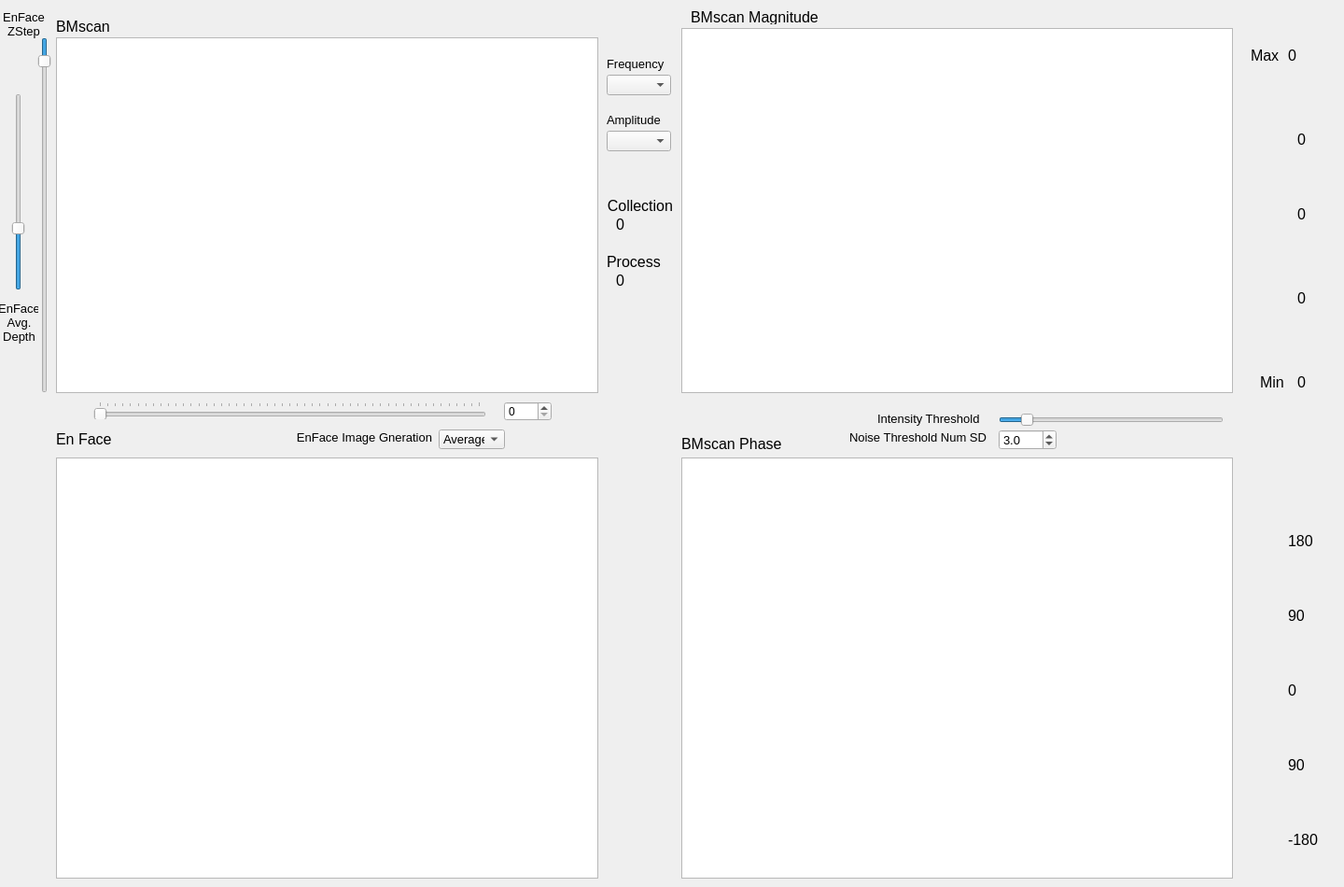
        <widget class="QWidget" name="tab">
         <attribute name="title">
          <string>Mscan Vol</string>
         </attribute>
         <widget class="QLabel" name="label_59">
          <property name="geometry">
           <rect>
            <x>740</x>
            <y>10</y>
            <width>141</width>
            <height>16</height>
           </rect>
          </property>
          <property name="font">
           <font>
            <pointsize>12</pointsize>
           </font>
          </property>
          <property name="text">
           <string>BMscan Magnitude</string>
          </property>
         </widget>
         <widget class="ROIImageGraphicsView" name="mscan_img_mag_roi_gv">
          <property name="geometry">
           <rect>
            <x>730</x>
            <y>30</y>
            <width>591</width>
            <height>391</height>
           </rect>
          </property>
         </widget>
         <widget class="ROIImageGraphicsView" name="mscan_img_vol_roi_gv">
          <property name="geometry">
           <rect>
            <x>60</x>
            <y>40</y>
            <width>581</width>
            <height>381</height>
           </rect>
          </property>
         </widget>
         <widget class="QLabel" name="label_61">
          <property name="geometry">
           <rect>
            <x>60</x>
            <y>20</y>
            <width>71</width>
            <height>16</height>
           </rect>
          </property>
          <property name="font">
           <font>
            <pointsize>12</pointsize>
           </font>
          </property>
          <property name="text">
           <string>BMscan</string>
          </property>
         </widget>
         <widget class="ROIImageGraphicsView" name="mscan_img_phase_roi_gv">
          <property name="geometry">
           <rect>
            <x>730</x>
            <y>490</y>
            <width>591</width>
            <height>451</height>
           </rect>
          </property>
         </widget>
         <widget class="QLabel" name="label_64">
          <property name="geometry">
           <rect>
            <x>730</x>
            <y>460</y>
            <width>131</width>
            <height>31</height>
           </rect>
          </property>
          <property name="font">
           <font>
            <pointsize>12</pointsize>
           </font>
          </property>
          <property name="text">
           <string>BMscan Phase</string>
          </property>
         </widget>
         <widget class="QSlider" name="mscan_intensityThresh_slider">
          <property name="geometry">
           <rect>
            <x>1070</x>
            <y>440</y>
            <width>241</width>
            <height>19</height>
           </rect>
          </property>
          <property name="maximum">
           <number>100</number>
          </property>
          <property name="value">
           <number>10</number>
          </property>
          <property name="orientation">
           <enum>Qt::Horizontal</enum>
          </property>
         </widget>
         <widget class="QLabel" name="label_6">
          <property name="geometry">
           <rect>
            <x>940</x>
            <y>440</y>
            <width>151</width>
            <height>16</height>
           </rect>
          </property>
          <property name="font">
           <font>
            <pointsize>10</pointsize>
           </font>
          </property>
          <property name="text">
           <string>Intensity Threshold</string>
          </property>
         </widget>
         <widget class="QDoubleSpinBox" name="mscan_noise_numSD_dblSpinBox">
          <property name="geometry">
           <rect>
            <x>1070</x>
            <y>460</y>
            <width>62</width>
            <height>22</height>
           </rect>
          </property>
          <property name="font">
           <font>
            <pointsize>10</pointsize>
           </font>
          </property>
          <property name="decimals">
           <number>1</number>
          </property>
          <property name="value">
           <double>3.000000000000000</double>
          </property>
         </widget>
         <widget class="QLabel" name="label_7">
          <property name="geometry">
           <rect>
            <x>910</x>
            <y>460</y>
            <width>151</width>
            <height>16</height>
           </rect>
          </property>
          <property name="font">
           <font>
            <pointsize>10</pointsize>
           </font>
          </property>
          <property name="text">
           <string>Noise Threshold Num SD</string>
          </property>
         </widget>
         <widget class="QLabel" name="label_9">
          <property name="geometry">
           <rect>
            <x>1340</x>
            <y>50</y>
            <width>41</width>
            <height>19</height>
           </rect>
          </property>
          <property name="font">
           <font>
            <pointsize>12</pointsize>
           </font>
          </property>
          <property name="text">
           <string>Max</string>
          </property>
         </widget>
         <widget class="QLabel" name="mscan_img_mag_max_lbl">
          <property name="geometry">
           <rect>
            <x>1380</x>
            <y>50</y>
            <width>31</width>
            <height>19</height>
           </rect>
          </property>
          <property name="font">
           <font>
            <pointsize>12</pointsize>
           </font>
          </property>
          <property name="text">
           <string>0</string>
          </property>
         </widget>
         <widget class="QLabel" name="label_18">
          <property name="geometry">
           <rect>
            <x>1350</x>
            <y>400</y>
            <width>41</width>
            <height>19</height>
           </rect>
          </property>
          <property name="font">
           <font>
            <pointsize>12</pointsize>
           </font>
          </property>
          <property name="text">
           <string>Min</string>
          </property>
         </widget>
         <widget class="QLabel" name="mscan_img_mag_min_lbl">
          <property name="geometry">
           <rect>
            <x>1390</x>
            <y>400</y>
            <width>31</width>
            <height>19</height>
           </rect>
          </property>
          <property name="font">
           <font>
            <pointsize>12</pointsize>
           </font>
          </property>
          <property name="text">
           <string>0</string>
          </property>
         </widget>
         <widget class="QLabel" name="mscan_img_mag_clrbar_lbl">
          <property name="geometry">
           <rect>
            <x>1360</x>
            <y>70</y>
            <width>21</width>
            <height>321</height>
           </rect>
          </property>
          <property name="font">
           <font>
            <pointsize>12</pointsize>
           </font>
          </property>
          <property name="text">
           <string/>
          </property>
         </widget>
         <widget class="QLabel" name="mscan_img_phase_clrbar_lbl">
          <property name="geometry">
           <rect>
            <x>1360</x>
            <y>570</y>
            <width>16</width>
            <height>331</height>
           </rect>
          </property>
          <property name="font">
           <font>
            <pointsize>12</pointsize>
           </font>
          </property>
          <property name="text">
           <string/>
          </property>
         </widget>
         <widget class="QLabel" name="label_65">
          <property name="geometry">
           <rect>
            <x>1380</x>
            <y>570</y>
            <width>41</width>
            <height>19</height>
           </rect>
          </property>
          <property name="font">
           <font>
            <pointsize>12</pointsize>
           </font>
          </property>
          <property name="text">
           <string>180</string>
          </property>
         </widget>
         <widget class="QLabel" name="label_66">
          <property name="geometry">
           <rect>
            <x>1380</x>
            <y>890</y>
            <width>41</width>
            <height>19</height>
           </rect>
          </property>
          <property name="font">
           <font>
            <pointsize>12</pointsize>
           </font>
          </property>
          <property name="text">
           <string>-180</string>
          </property>
         </widget>
         <widget class="QLabel" name="label_67">
          <property name="geometry">
           <rect>
            <x>1380</x>
            <y>730</y>
            <width>41</width>
            <height>19</height>
           </rect>
          </property>
          <property name="font">
           <font>
            <pointsize>12</pointsize>
           </font>
          </property>
          <property name="text">
           <string>0</string>
          </property>
         </widget>
         <widget class="QLabel" name="mscan_img_mag_half_max_lbl">
          <property name="geometry">
           <rect>
            <x>1390</x>
            <y>220</y>
            <width>41</width>
            <height>19</height>
           </rect>
          </property>
          <property name="font">
           <font>
            <pointsize>12</pointsize>
           </font>
          </property>
          <property name="text">
           <string>0</string>
          </property>
         </widget>
         <widget class="QLabel" name="label_74">
          <property name="geometry">
           <rect>
            <x>1380</x>
            <y>650</y>
            <width>41</width>
            <height>19</height>
           </rect>
          </property>
          <property name="font">
           <font>
            <pointsize>12</pointsize>
           </font>
          </property>
          <property name="text">
           <string>90</string>
          </property>
         </widget>
         <widget class="QLabel" name="label_75">
          <property name="geometry">
           <rect>
            <x>1380</x>
            <y>810</y>
            <width>41</width>
            <height>19</height>
           </rect>
          </property>
          <property name="font">
           <font>
            <pointsize>12</pointsize>
           </font>
          </property>
          <property name="text">
           <string>90</string>
          </property>
         </widget>
         <widget class="QLabel" name="mscan_img_mag_qtr_max_lbl">
          <property name="geometry">
           <rect>
            <x>1390</x>
            <y>310</y>
            <width>41</width>
            <height>19</height>
           </rect>
          </property>
          <property name="font">
           <font>
            <pointsize>12</pointsize>
           </font>
          </property>
          <property name="text">
           <string>0</string>
          </property>
         </widget>
         <widget class="QLabel" name="mscan_img_mag_3qtr_max_lbl">
          <property name="geometry">
           <rect>
            <x>1390</x>
            <y>140</y>
            <width>41</width>
            <height>19</height>
           </rect>
          </property>
          <property name="font">
           <font>
            <pointsize>12</pointsize>
           </font>
          </property>
          <property name="text">
           <string>0</string>
          </property>
         </widget>
         <widget class="QComboBox" name="mscan_vol_freq_comboBox">
          <property name="geometry">
           <rect>
            <x>650</x>
            <y>80</y>
            <width>69</width>
            <height>22</height>
           </rect>
          </property>
         </widget>
         <widget class="QLabel" name="label_73">
          <property name="geometry">
           <rect>
            <x>650</x>
            <y>60</y>
            <width>71</width>
            <height>16</height>
           </rect>
          </property>
          <property name="font">
           <font>
            <pointsize>10</pointsize>
           </font>
          </property>
          <property name="text">
           <string>Frequency</string>
          </property>
         </widget>
         <widget class="QLabel" name="label_76">
          <property name="geometry">
           <rect>
            <x>650</x>
            <y>120</y>
            <width>71</width>
            <height>16</height>
           </rect>
          </property>
          <property name="font">
           <font>
            <pointsize>10</pointsize>
           </font>
          </property>
          <property name="text">
           <string>Amplitude</string>
          </property>
         </widget>
         <widget class="QComboBox" name="mscan_vol_amp_comboBox">
          <property name="geometry">
           <rect>
            <x>650</x>
            <y>140</y>
            <width>69</width>
            <height>22</height>
           </rect>
          </property>
         </widget>
         <widget class="QLabel" name="mscanProcessTime_label">
          <property name="geometry">
           <rect>
            <x>660</x>
            <y>290</y>
            <width>61</width>
            <height>20</height>
           </rect>
          </property>
          <property name="font">
           <font>
            <pointsize>12</pointsize>
           </font>
          </property>
          <property name="text">
           <string>0</string>
          </property>
         </widget>
         <widget class="QLabel" name="label_94">
          <property name="geometry">
           <rect>
            <x>650</x>
            <y>270</y>
            <width>61</width>
            <height>20</height>
           </rect>
          </property>
          <property name="font">
           <font>
            <pointsize>12</pointsize>
           </font>
          </property>
          <property name="text">
           <string>Process</string>
          </property>
         </widget>
         <widget class="QLabel" name="label_95">
          <property name="geometry">
           <rect>
            <x>650</x>
            <y>210</y>
            <width>71</width>
            <height>20</height>
           </rect>
          </property>
          <property name="font">
           <font>
            <pointsize>12</pointsize>
           </font>
          </property>
          <property name="text">
           <string>Collection</string>
          </property>
          <property name="alignment">
           <set>Qt::AlignRight|Qt::AlignTrailing|Qt::AlignVCenter</set>
          </property>
         </widget>
         <widget class="QLabel" name="mscanCollectionTime_label">
          <property name="geometry">
           <rect>
            <x>660</x>
            <y>230</y>
            <width>61</width>
            <height>20</height>
           </rect>
          </property>
          <property name="font">
           <font>
            <pointsize>12</pointsize>
           </font>
          </property>
          <property name="text">
           <string>0</string>
          </property>
         </widget>
         <widget class="ROIImageGraphicsView" name="mscan_img_vol_roi_enface_gv">
          <property name="geometry">
           <rect>
            <x>60</x>
            <y>490</y>
            <width>581</width>
            <height>451</height>
           </rect>
          </property>
         </widget>
         <widget class="QLabel" name="label_159">
          <property name="geometry">
           <rect>
            <x>60</x>
            <y>460</y>
            <width>71</width>
            <height>21</height>
           </rect>
          </property>
          <property name="font">
           <font>
            <pointsize>12</pointsize>
           </font>
          </property>
          <property name="text">
           <string>En Face</string>
          </property>
         </widget>
         <widget class="QSlider" name="mscan_vol_enFace_zStep_verticalSlider">
          <property name="geometry">
           <rect>
            <x>40</x>
            <y>40</y>
            <width>16</width>
            <height>381</height>
           </rect>
          </property>
          <property name="maximum">
           <number>400</number>
          </property>
          <property name="pageStep">
           <number>10</number>
          </property>
          <property name="value">
           <number>20</number>
          </property>
          <property name="orientation">
           <enum>Qt::Vertical</enum>
          </property>
          <property name="invertedAppearance">
           <bool>true</bool>
          </property>
         </widget>
         <widget class="QSpinBox" name="mscan_vol_widthstep_spinBox">
          <property name="geometry">
           <rect>
            <x>540</x>
            <y>430</y>
            <width>51</width>
            <height>21</height>
           </rect>
          </property>
          <property name="maximum">
           <number>500</number>
          </property>
         </widget>
         <widget class="QSlider" name="mscan_vol_widthstep_slider">
          <property name="geometry">
           <rect>
            <x>100</x>
            <y>430</y>
            <width>421</width>
            <height>19</height>
           </rect>
          </property>
          <property name="maximum">
           <number>500</number>
          </property>
          <property name="orientation">
           <enum>Qt::Horizontal</enum>
          </property>
          <property name="tickPosition">
           <enum>QSlider::TicksAbove</enum>
          </property>
          <property name="tickInterval">
           <number>10</number>
          </property>
         </widget>
         <widget class="QLabel" name="label_160">
          <property name="geometry">
           <rect>
            <x>0</x>
            <y>320</y>
            <width>41</width>
            <height>51</height>
           </rect>
          </property>
          <property name="font">
           <font>
            <pointsize>10</pointsize>
           </font>
          </property>
          <property name="text">
           <string>EnFace Avg. Depth</string>
          </property>
          <property name="alignment">
           <set>Qt::AlignCenter</set>
          </property>
          <property name="wordWrap">
           <bool>true</bool>
          </property>
         </widget>
         <widget class="QSlider" name="mscan_vol_enFace_avgDepth_verticalSlider">
          <property name="geometry">
           <rect>
            <x>10</x>
            <y>100</y>
            <width>20</width>
            <height>211</height>
           </rect>
          </property>
          <property name="maximum">
           <number>100</number>
          </property>
          <property name="pageStep">
           <number>10</number>
          </property>
          <property name="value">
           <number>30</number>
          </property>
          <property name="orientation">
           <enum>Qt::Vertical</enum>
          </property>
          <property name="invertedAppearance">
           <bool>false</bool>
          </property>
         </widget>
         <widget class="QLabel" name="label_161">
          <property name="geometry">
           <rect>
            <x>0</x>
            <y>10</y>
            <width>51</width>
            <height>31</height>
           </rect>
          </property>
          <property name="font">
           <font>
            <pointsize>10</pointsize>
           </font>
          </property>
          <property name="text">
           <string>EnFace ZStep</string>
          </property>
          <property name="alignment">
           <set>Qt::AlignCenter</set>
          </property>
          <property name="wordWrap">
           <bool>true</bool>
          </property>
         </widget>
         <widget class="QLabel" name="label_162">
          <property name="geometry">
           <rect>
            <x>310</x>
            <y>460</y>
            <width>161</width>
            <height>16</height>
           </rect>
          </property>
          <property name="font">
           <font>
            <pointsize>10</pointsize>
           </font>
          </property>
          <property name="text">
           <string>EnFace Image Gneration</string>
          </property>
          <property name="alignment">
           <set>Qt::AlignCenter</set>
          </property>
          <property name="wordWrap">
           <bool>true</bool>
          </property>
         </widget>
         <widget class="QComboBox" name="mscan_vol_enFace_imageGen_comboBox">
          <property name="geometry">
           <rect>
            <x>470</x>
            <y>460</y>
            <width>71</width>
            <height>21</height>
           </rect>
          </property>
          <property name="font">
           <font>
            <pointsize>10</pointsize>
           </font>
          </property>
          <item>
           <property name="text">
            <string>Average</string>
           </property>
          </item>
          <item>
           <property name="text">
            <string>Max</string>
           </property>
          </item>
         </widget>
         <zorder>label_59</zorder>
         <zorder>mscan_img_mag_roi_gv</zorder>
         <zorder>mscan_img_vol_roi_gv</zorder>
         <zorder>label_61</zorder>
         <zorder>mscan_img_phase_roi_gv</zorder>
         <zorder>label_64</zorder>
         <zorder>mscan_intensityThresh_slider</zorder>
         <zorder>label_6</zorder>
         <zorder>mscan_noise_numSD_dblSpinBox</zorder>
         <zorder>label_7</zorder>
         <zorder>label_9</zorder>
         <zorder>mscan_img_mag_max_lbl</zorder>
         <zorder>label_18</zorder>
         <zorder>mscan_img_mag_min_lbl</zorder>
         <zorder>mscan_img_mag_clrbar_lbl</zorder>
         <zorder>mscan_img_phase_clrbar_lbl</zorder>
         <zorder>label_65</zorder>
         <zorder>label_66</zorder>
         <zorder>label_67</zorder>
         <zorder>mscan_img_mag_half_max_lbl</zorder>
         <zorder>label_74</zorder>
         <zorder>label_75</zorder>
         <zorder>mscan_img_mag_qtr_max_lbl</zorder>
         <zorder>mscan_img_mag_3qtr_max_lbl</zorder>
         <zorder>mscan_vol_freq_comboBox</zorder>
         <zorder>label_73</zorder>
         <zorder>label_76</zorder>
         <zorder>mscan_vol_amp_comboBox</zorder>
         <zorder>mscanProcessTime_label</zorder>
         <zorder>label_94</zorder>
         <zorder>label_95</zorder>
         <zorder>mscanCollectionTime_label</zorder>
         <zorder>mscan_img_vol_roi_enface_gv</zorder>
         <zorder>label_159</zorder>
         <zorder>mscan_vol_widthstep_spinBox</zorder>
         <zorder>mscan_vol_widthstep_slider</zorder>
         <zorder>label_160</zorder>
         <zorder>mscan_vol_enFace_avgDepth_verticalSlider</zorder>
         <zorder>mscan_vol_enFace_zStep_verticalSlider</zorder>
         <zorder>label_161</zorder>
         <zorder>label_162</zorder>
         <zorder>mscan_vol_enFace_imageGen_comboBox</zorder>
        </widget>
